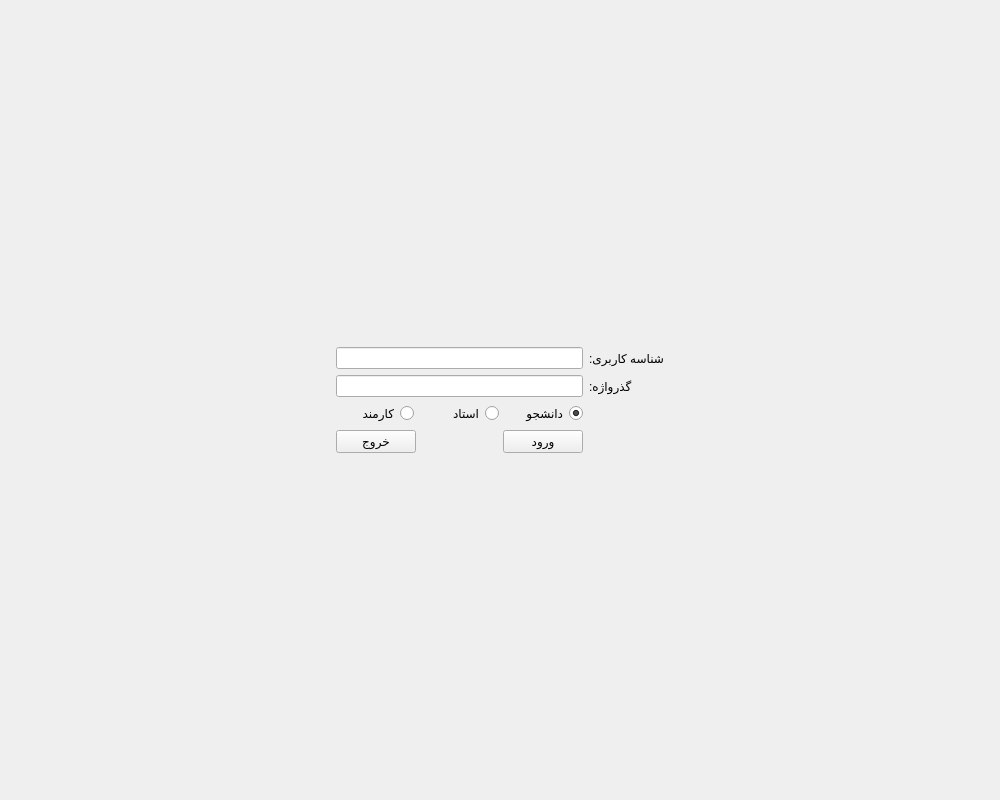
<?xml version="1.0" encoding="UTF-8"?>
<ui version="4.0">
 <class>MainWindow</class>
 <widget class="QMainWindow" name="MainWindow">
  <property name="geometry">
   <rect>
    <x>0</x>
    <y>0</y>
    <width>1000</width>
    <height>800</height>
   </rect>
  </property>
  <property name="windowTitle">
   <string>سیستم گلستان</string>
  </property>
  <property name="layoutDirection">
   <enum>Qt::RightToLeft</enum>
  </property>
  <widget class="QWidget" name="centralwidget">
   <layout class="QGridLayout" name="gridLayout_3">
    <item row="0" column="0">
     <layout class="QGridLayout" name="gridLayout_2">
      <item row="2" column="1">
       <spacer name="verticalSpacer_2">
        <property name="orientation">
         <enum>Qt::Vertical</enum>
        </property>
        <property name="sizeHint" stdset="0">
         <size>
          <width>20</width>
          <height>40</height>
         </size>
        </property>
       </spacer>
      </item>
      <item row="1" column="0">
       <spacer name="horizontalSpacer_2">
        <property name="orientation">
         <enum>Qt::Horizontal</enum>
        </property>
        <property name="sizeHint" stdset="0">
         <size>
          <width>40</width>
          <height>20</height>
         </size>
        </property>
       </spacer>
      </item>
      <item row="0" column="1">
       <spacer name="verticalSpacer">
        <property name="orientation">
         <enum>Qt::Vertical</enum>
        </property>
        <property name="sizeHint" stdset="0">
         <size>
          <width>20</width>
          <height>40</height>
         </size>
        </property>
       </spacer>
      </item>
      <item row="1" column="2">
       <spacer name="horizontalSpacer_3">
        <property name="orientation">
         <enum>Qt::Horizontal</enum>
        </property>
        <property name="sizeHint" stdset="0">
         <size>
          <width>40</width>
          <height>20</height>
         </size>
        </property>
       </spacer>
      </item>
      <item row="1" column="1">
       <layout class="QGridLayout" name="gridLayout">
        <item row="0" column="0">
         <widget class="QLabel" name="L_Username">
          <property name="text">
           <string>شناسه کاربری:</string>
          </property>
          <property name="buddy">
           <cstring>LE_Username</cstring>
          </property>
         </widget>
        </item>
        <item row="3" column="1">
         <layout class="QHBoxLayout" name="HL_Buttons">
          <item>
           <widget class="QPushButton" name="PB_Signin">
            <property name="text">
             <string>ورود</string>
            </property>
           </widget>
          </item>
          <item>
           <spacer name="horizontalSpacer">
            <property name="orientation">
             <enum>Qt::Horizontal</enum>
            </property>
            <property name="sizeHint" stdset="0">
             <size>
              <width>10</width>
              <height>20</height>
             </size>
            </property>
           </spacer>
          </item>
          <item>
           <widget class="QPushButton" name="PB_Exit">
            <property name="text">
             <string>خروج</string>
            </property>
           </widget>
          </item>
         </layout>
        </item>
        <item row="1" column="1">
         <widget class="QLineEdit" name="LE_Password">
          <property name="sizePolicy">
           <sizepolicy hsizetype="Expanding" vsizetype="Fixed">
            <horstretch>0</horstretch>
            <verstretch>0</verstretch>
           </sizepolicy>
          </property>
          <property name="echoMode">
           <enum>QLineEdit::Password</enum>
          </property>
         </widget>
        </item>
        <item row="0" column="1">
         <widget class="QLineEdit" name="LE_Username">
          <property name="sizePolicy">
           <sizepolicy hsizetype="Preferred" vsizetype="Fixed">
            <horstretch>0</horstretch>
            <verstretch>0</verstretch>
           </sizepolicy>
          </property>
         </widget>
        </item>
        <item row="1" column="0">
         <widget class="QLabel" name="L_Password">
          <property name="text">
           <string>گذرواژه:</string>
          </property>
          <property name="textFormat">
           <enum>Qt::AutoText</enum>
          </property>
          <property name="alignment">
           <set>Qt::AlignRight|Qt::AlignTrailing|Qt::AlignVCenter</set>
          </property>
          <property name="buddy">
           <cstring>LE_Password</cstring>
          </property>
         </widget>
        </item>
        <item row="2" column="1">
         <layout class="QHBoxLayout" name="horizontalLayout">
          <property name="sizeConstraint">
           <enum>QLayout::SetMaximumSize</enum>
          </property>
          <item>
           <widget class="QRadioButton" name="radioButton_3">
            <property name="text">
             <string>دانشجو</string>
            </property>
            <property name="checked">
             <bool>true</bool>
            </property>
           </widget>
          </item>
          <item>
           <widget class="QRadioButton" name="radioButton_2">
            <property name="text">
             <string>استاد</string>
            </property>
           </widget>
          </item>
          <item>
           <widget class="QRadioButton" name="radioButton">
            <property name="text">
             <string>کارمند</string>
            </property>
           </widget>
          </item>
         </layout>
        </item>
       </layout>
      </item>
     </layout>
    </item>
   </layout>
  </widget>
 </widget>
 <tabstops>
  <tabstop>LE_Username</tabstop>
  <tabstop>LE_Password</tabstop>
  <tabstop>PB_Signin</tabstop>
  <tabstop>PB_Exit</tabstop>
 </tabstops>
 <resources/>
 <connections/>
</ui>
